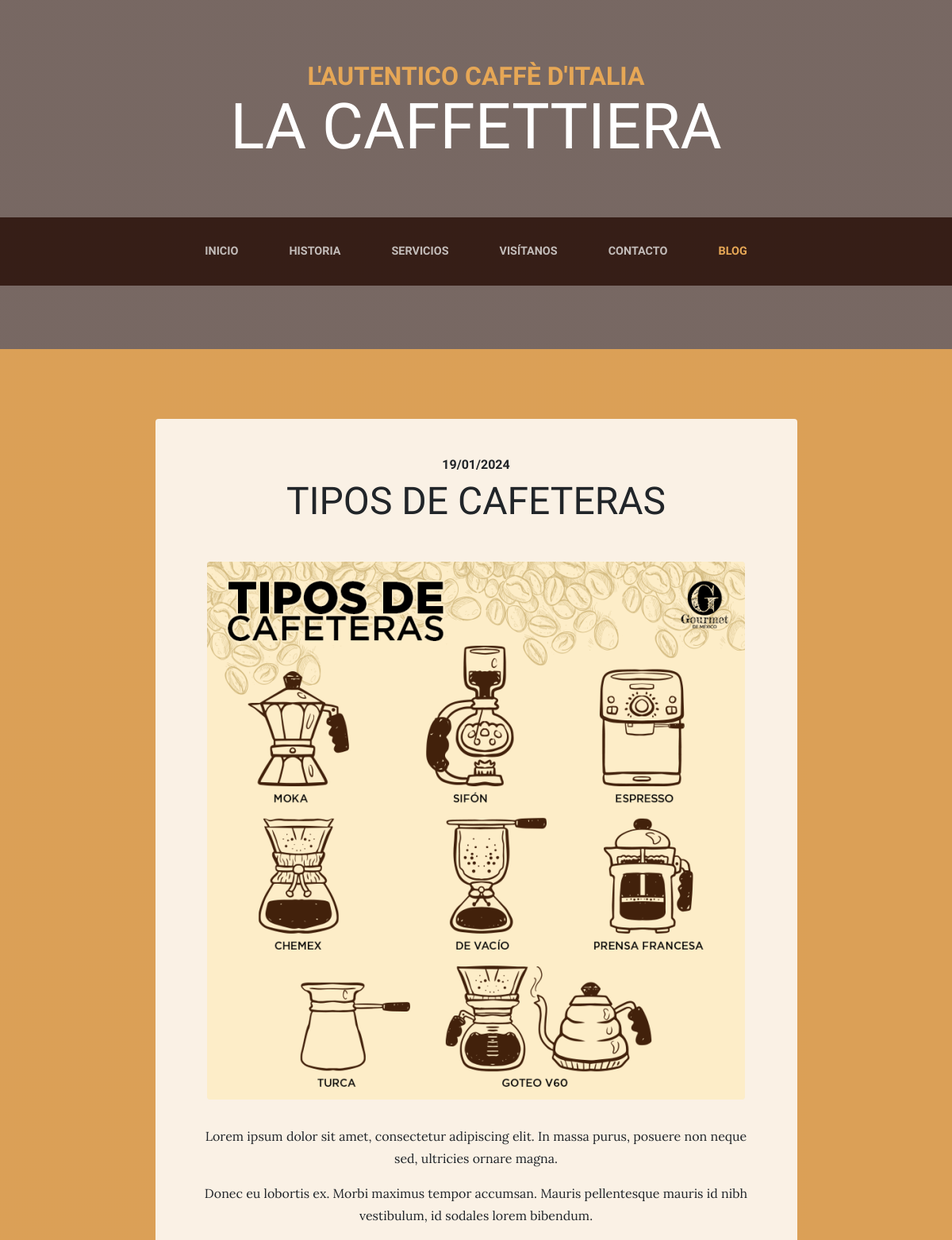
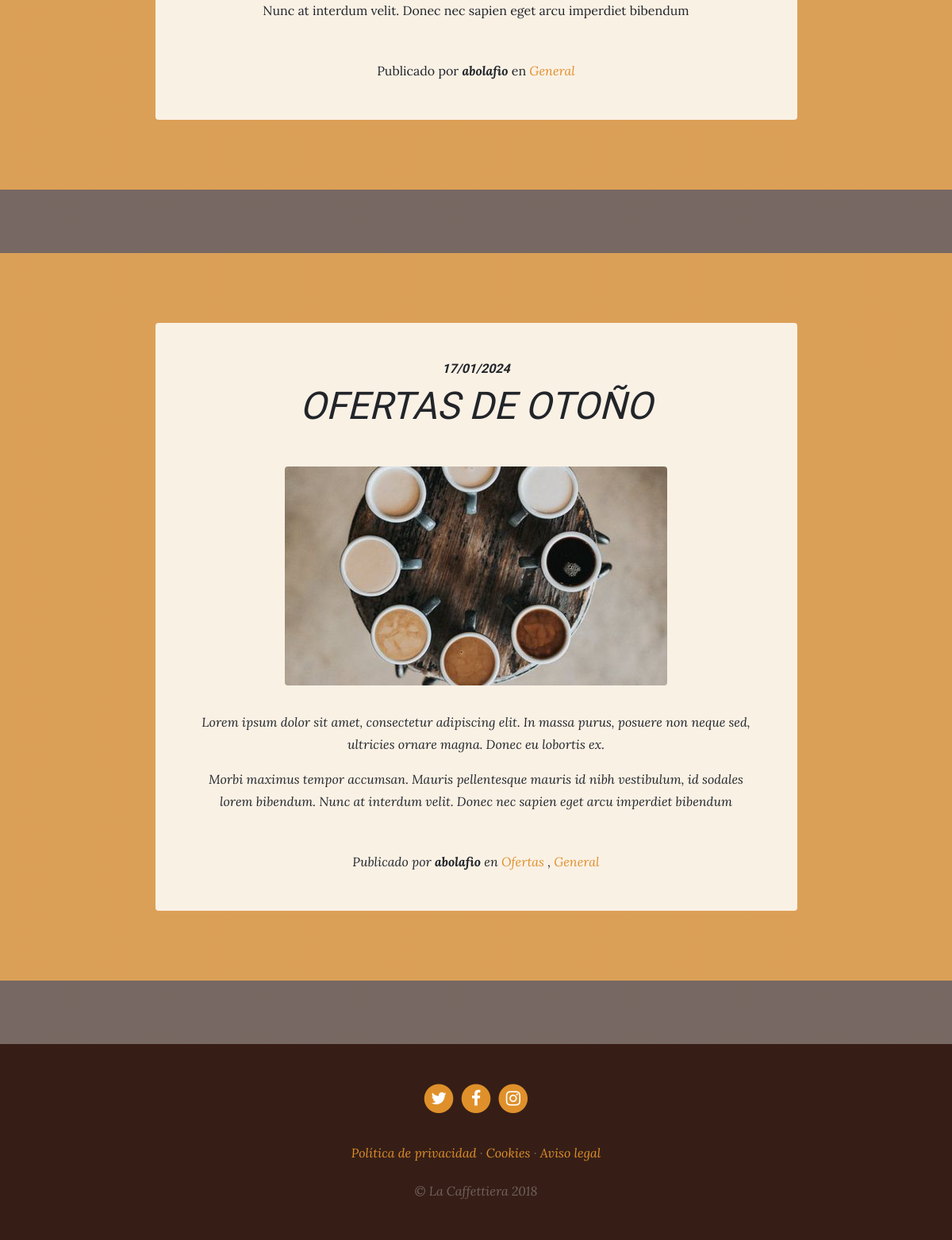
Screenshot of /blog/ with the database file from the repository (2 pictures, top to bottom).
### blog/models.py (models this page shows, shortened)
class Post(models.Model):
    title = models.CharField(max_length=200, verbose_name='Título')
    content = models.TextField(verbose_name='Contenido')
    published = models.DateTimeField(verbose_name='Fecha de publicación', default=now)
    image = models.ImageField(upload_to='blog', null=True, blank=True, verbose_name='Imagen')
    author = models.ForeignKey(User, verbose_name='Autor', on_delete=models.CASCADE)
    categories = models.ManyToManyField(Category, related_name='get_posts', verbose_name='Categoría')
    created = models.DateTimeField(auto_now_add=True, verbose_name='Fecha de creación')
    updated = models.DateTimeField(auto_now=True, verbose_name='Fecha de edición')
    class Meta:
        verbose_name = "Entrada"
        verbose_name_plural = "Entradas"
        ordering = ["-created"]

class Category(models.Model):
    name = models.CharField(max_length=100, verbose_name='Nombre')
    created = models.DateTimeField(auto_now_add=True, verbose_name='Fecha de creación')
    updated = models.DateTimeField(auto_now=True, verbose_name='Fecha de edición')
    class Meta:
        verbose_name = "Categoría"
        verbose_name_plural = "Categorías"
        ordering = ["-created"]

### pages/models.py (models this page shows, shortened)
class Page(models.Model):
    title = models.CharField(verbose_name='Título', max_length=200)
    content = RichTextField(verbose_name='Contenido')
    order = models.SmallIntegerField(verbose_name='Orden', default=0)
    created = models.DateTimeField(verbose_name='Fecha de creación', auto_now_add=True)
    updated = models.DateTimeField(verbose_name='Fecha de edición', auto_now=True)
    class Meta:
        verbose_name = 'Página'
        verbose_name_plural = 'Páginas'
        ordering = ['order','title']

### blog/views.py (the view)
# urls.py: path('', views.blog, name='blog'),
def blog(request):
    posts = Post.objects.all()
    return render(request, 'blog/blog.html', {'posts':posts})

### pages/templatetags/pages_extras.py (called while the page is built)
@register.simple_tag
def get_page_list():
    pages = Page.objects.all()
    return pages

### social/processors.py (called while the page is built)
def ctx_dict(request):
    ctx = {}
    links = Link.objects.all()
    for link in links:
        ctx[link.key] = link.url
    return ctx

### blog/templates/blog/blog.html (shortened to what this page needs)
{% extends 'core/base.html' %}
{% load static %}
{% block content %}
  {% for post in posts %}
    <section class="page-section cta">
      <div class="container">
        <div class="row">
          <div class="col-xl-9 mx-auto">
            <div class="cta-innerv text-center rounded">
              <h2 class="section-heading mb-5">
                <span class="section-heading-upper">{{post.published|date:"SHORT_DATE_FORMAT"}}</span>
                <span class="section-heading-lower">{{post.title}}</span>
              </h2>
              <p class="mb-0">
                <img class="mx-auto d-flex rounded img-fluid mb-3 mb-lg-0" src="{{post.image.url}}" alt="">
              </p>
              <p class="mb-0 mbt">
                {{post.content|linebreaks}}
              </p>
              <p class="mb-0 mbt">
                <span class="section-heading-under">Publicado por <em><b>{{post.author}}</b></em> en
                  {% for category in post.categories.all %}
                    <em><a href="{% url 'category' category.id  %}" class="link">{{category.name}}</a>
                    {% if not forloop.last %},{% endif %}
                  {% endfor %}
                </span>
              </p>
            </div>
          </div>
        </div>
      </div>
    </section>
  {% endfor %}
{% endblock %}

### core/templates/core/base.html (shortened to what this page needs)
<!DOCTYPE html>
<html lang="es">
    {% load static %}
    <head>
        <link href="{% static 'core/vendor/bootstrap/css/bootstrap.min.css' %}" rel="stylesheet">
        <link href="{% static 'core/vendor/font-awesome/css/font-awesome.min.css' %}" rel="stylesheet" type="text/css">
        <link href="{% static 'core/css/business-casual.css' %}" rel="stylesheet">
      </head>
      <body>
        <h1 class="site-heading text-center text-white d-none d-lg-block">
          <span class="site-heading-upper text-primary mb-3">L'autentico caffè d'italia</span>
          <span class="site-heading-lower">La Caffettiera</span>
        </h1>
        <nav class="navbar navbar-expand-lg navbar-dark py-lg-4" id="mainNav">
          <div class="container">
            <div class="collapse navbar-collapse" id="navbarResponsive">
              <ul class="navbar-nav mx-auto">
                <li class="nav-item px-lg-4 {% if request.path == '/' %}active{% endif %}">
                  <a class="nav-link text-uppercase text-expanded" href="{% url 'home' %}">Inicio</a>
                </li>
                <li class="nav-item px-lg-4 {% if request.path == '/about/' %}active{% endif %}">
                  <a class="nav-link text-uppercase text-expanded" href="{% url 'about' %}">Historia</a>
                </li>
                <li class="nav-item px-lg-4 {% if request.path == '/services/' %}active{% endif %}">
                  <a class="nav-link text-uppercase text-expanded" href="{% url 'services' %}">Servicios</a>
                </li>
                <li class="nav-item px-lg-4 {% if request.path == '/store/' %}active{% endif %}">
                  <a class="nav-link text-uppercase text-expanded" href="{% url 'store' %}">Visítanos</a>
                </li>
                <li class="nav-item px-lg-4 {% if request.path == '/contact/' %}active{% endif %}">
                  <a class="nav-link text-uppercase text-expanded" href="{% url 'contact' %}">Contacto</a>
                </li>
                <li class="nav-item px-lg-4 {% if request.path|slice:":6" == '/blog/' %}active{% endif %}">
                  <a class="nav-link text-uppercase text-expanded" href="{% url 'blog' %}">Blog</a>
                </li>
              </ul>
            </div>
          </div>
        </nav>
        {% block content %}{% endblock %}
        <footer class="footer text-faded text-center py-5">
          <div class="container">
            <p class="m-0">
              {% if LINK_TWITTER %}
                <a href="{{LINK_TWITTER}}" class="link">
                  <span class="fa-stack fa-lg">
                    <i class="fa fa-circle fa-stack-2x"></i>
                    <i class="fa fa-twitter fa-stack-1x fa-inverse"></i>
                  </span>
                </a>
              {% endif %}
              {% if LINK_FACEBOOK %}
                <a href="{{LINK_FACEBOOK}}" class="link">
                  <span class="fa-stack fa-lg">
                    <i class="fa fa-circle fa-stack-2x"></i>
                    <i class="fa fa-facebook fa-stack-1x fa-inverse"></i>
                  </span>
                </a>
              {% endif %}
              {% if LINK_INSTAGRAM %}
                <a href="{{LINK_INSTAGRAM}}" class="link">
                  <span class="fa-stack fa-lg">
                    <i class="fa fa-circle fa-stack-2x"></i>
                    <i class="fa fa-instagram fa-stack-1x fa-inverse"></i>
                  </span>
                </a>
              {% endif %}
            </p>
            <p class="m-0 mbt">
                {% load pages_extras %}
                {% get_page_list as page_list %}
                {% for page in page_list %}
                  <a href="{% url 'page' page.id page.title|slugify %}" class="link">{{page.title}}</a> {% if not forloop.last %}·{% endif %}
                {% endfor %}
            </p>
            <p class="m-0 mbt1">&copy; La Caffettiera 2018</p>
          </div>
        </footer>
      </body>
</html>

### core/static/core/css/business-casual.css (style rules this page uses)
body { font-family: 'Lora'; background: linear-gradient(rgba(47, 23, 15, 0.65), rgba(47, 23, 15, 0.65)), url("../img/bg.jpg"); background-attachment: fixed; background-position: center; background-size: cover; }
h1, h2, h3, h4, h5, h6 { font-family: 'Raleway'; }
p { line-height: 1.75; }
.text-faded { color: rgba(255, 255, 255, 0.3); }
.site-heading { margin-top: 5rem; margin-bottom: 5rem; text-transform: uppercase; line-height: 1; font-family: 'Raleway'; }
.site-heading .site-heading-upper { display: block; font-size: 2rem; font-weight: 800; }
.site-heading .site-heading-lower { font-size: 5rem; font-weight: 100; line-height: 4rem; }
.page-section { margin-top: 5rem; margin-bottom: 5rem; }
.section-heading { text-transform: uppercase; }
.section-heading .section-heading-upper { display: block; font-size: 1rem; font-weight: 800; padding-bottom:.5rem; }
.section-heading .section-heading-lower { display: block; font-size: 3rem; font-weight: 100; }
#mainNav { background-color: rgba(47, 23, 15, 0.9); font-family: 'Raleway'; }
#mainNav .navbar-nav .nav-item .nav-link { color: rgba(255, 255, 255, 0.7); font-weight: 800; }
#mainNav .navbar-nav .nav-item.active .nav-link { color: #e6a756; }
@media (min-width: 992px) { #mainNav .navbar-nav .nav-item .nav-link { font-size: 0.9rem; } }
.cta { padding-top: 5rem; padding-bottom: 5rem; background-color: rgba(230, 167, 86, 0.9); }
.cta .cta-innerv { position: relative; padding: 3rem; margin: 0.5rem; background-color: rgba(255, 255, 255, 0.85); }
.footer { background-color: rgba(47, 23, 15, 0.9); }
.text-primary { color: #e6a756 !important; }
.mbt { padding-top: 2rem; }
.mbt1 { padding-top: 1.25rem; }
a.link { color: #df902a; }

### rows the page displays
Post: published "19/01/2024", title "TIPOS DE CAFETERAS", image (picture), content "Lorem ipsum dolor sit amet, consectetur adipiscing elit. In massa purus, posuere non neque sed, ultricies ornare magna. Donec eu lobortis ex. Morbi maximus tempor accumsan. Mauris pellentesque mauris id nibh vestibulum, id sodales lorem bibendum. Nunc at interdum velit. Donec nec sapien eget arcu imperdiet bibendum", author "abolafio"
Category: name "General"
Post: published "17/01/2024", title "OFERTAS DE OTOÑO", image (picture), content "Lorem ipsum dolor sit amet, consectetur adipiscing elit. In massa purus, posuere non neque sed, ultricies ornare magna. Donec eu lobortis ex. Morbi maximus tempor accumsan. Mauris pellentesque mauris id nibh vestibulum, id sodales lorem bibendum. Nunc at interdum velit. Donec nec sapien eget arcu imperdiet bibendum", author "abolafio"
Category: name "Ofertas"
Page: title "Política de privacidad"
Page: title "Cookies"
Page: title "Aviso legal"
